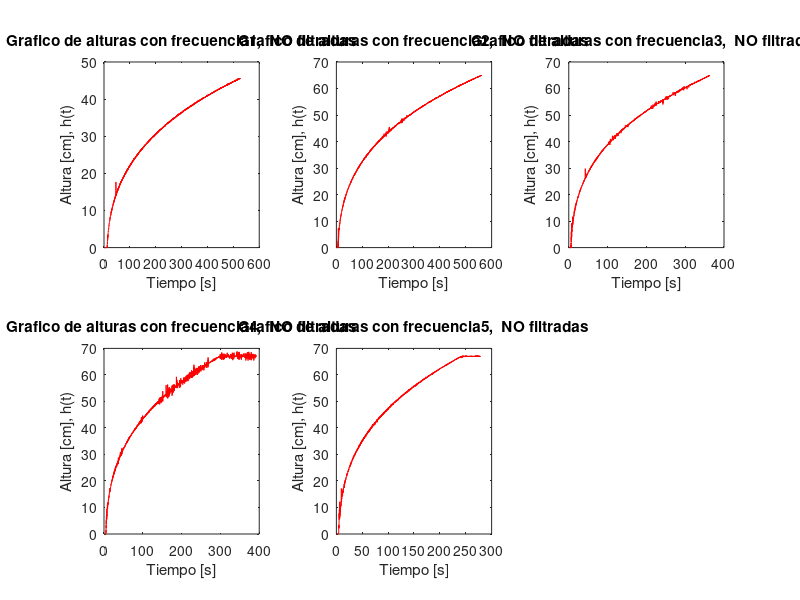

Write the MATLAB code that produced this figure. (Note: this script raises an error after producing the figure.)
close all;
clear
clc
load('datosExp1.mat');
%Constantes
H = 79.8;  %[cm]
R = 34.5;  %[cm]
Ts = 0.01;  %[s]
Fs = 1/Ts; %[Hz]
%------------------
frecuencias = (30:17.5:100)';
alturas1 = nivel1;
alturas2 = nivel2;
alturas3 = nivel3;
alturas4 = nivel4;
alturas5 = nivel5;
h_datas = struct('alturas1',alturas1,'alturas2',alturas2,'alturas3',alturas3,'alturas4',alturas4,'alturas5',alturas5);
limites = [[20 40];[30 60];[30 60];[30 60];[30 60]];

%grafico de valores no filtrados
figure('Name','alturas NO filtradas','NumberTitle','off');
for i=1:length(frecuencias)
    i_dato = strcat('alturas',int2str(i));
    subplot(2,3,i); plot(h_datas.(i_dato).time,h_datas.(i_dato).signals.values, 'r');
    %xlim([1.45 1.5])
    title(strcat('Grafico de alturas con frecuencia',int2str(i),',  NO filtradas'))
    xlabel('Tiempo [s]'); ylabel('Altura [cm], h(t)');
end

subMuestH = struct('signal',[],'time',[]);
h_datas_filtradas = struct('filt1',[],'filt2',[],'filt3',[],'filt4',[],'filt5',[]);
h_times = struct('t1',[],'t2',[],'t3',[],'t4',[],'t5',[]);

%figure('Name','alturas filtradas','NumberTitle','off');
for i=1:length(frecuencias)
    i_altura = strcat('alturas',int2str(i));
    i_time = strcat('t',int2str(i));
    i_filt = strcat('filt',int2str(i));

    %Graficos en tiempo y frecuencia de altura NO Filtrada
    [alturas_f, alturas_S] = Fourier(h_datas.(i_altura).signals.values, Fs);
    graficarEnTyF(h_datas.(i_altura).time, h_datas.(i_altura).signals.values, alturas_f, alturas_S,strcat(' alturas con fBomba[%]= ',int2str(frecuencias(i)))); % Grafico

    alturasFiltradas_t = filtroPasaBajos(h_datas.(i_altura).signals.values, Fs, [2], [20]);
    %Graficos en tiempo y frecuencia de altura NO Filtrada
    [alturasFiltradas_f, alturasFiltradas_S] = Fourier(alturasFiltradas_t, Fs);
    graficarEnTyF(h_datas.(i_altura).time, alturasFiltradas_t, alturasFiltradas_f, alturasFiltradas_S, strcat(' alturas Filtradas con fBomba[%]= ',int2str(frecuencias(i)))); % Grafico

    %[subMuestH.signal, subMuestH.time] = subMuest(h_datas.(i_altura), 1);
    subMuestH.signal = alturasFiltradas_t;
    subMuestH.time = h_datas.(i_altura).time;
    [auxH, auxT] = myFilt(subMuestH, limites(i,1), limites(i,2));
    h_datas_filtradas.(i_filt) = auxH;
    h_times.(i_time) = auxT;
end

figure('Name','alturas Recortadas','NumberTitle','off');
for i=1:length(frecuencias)
    i_filt = strcat('filt',int2str(i));
    subplot(2,3,i); plot(h_datas_filtradas.(i_filt), 'b');
    %xlim([1.45 1.5])
    title(strcat('Grafico de alturas con fBomba[%]= ',int2str(frecuencias(i)),',  Recortadas'))
    xlabel('Tiempo [s]'); ylabel('Altura [cm], h(t)');
end

volumenesMatrix = struct('v1',[],'v2',[],'v3',[],'v4',[],'v5',[]);

for i=1:length(frecuencias)
    i_filt = strcat('filt',int2str(i));
    i_volumen = strcat('v',int2str(i));
    i_time = strcat('t',int2str(i));
    %dh = [myDiff(h_datas_filtradas.(i_filt), 4)];
    dh = [diff(h_datas_filtradas.(i_filt))];
    dt = h_times.(i_time)(2)-h_times.(i_time)(1);
    %dt = Ts*10;
    dh_dt = dh./dt;
    dh_dt = [dh_dt dh_dt(length(dh_dt))];
    %dh_dt = abs(dh_dt);
    flujo_t = (pi*(R^2)/(H^2))*(h_datas_filtradas.(i_filt).^2).*dh_dt;
    volumenesMatrix.(i_volumen) = flujo_t;
    %Graficos en tiempo y frecuencia del flujo
    [flujo_f, flujo_S] = Fourier(flujo_t', Fs);
    graficarEnTyF(h_times.(i_time), flujo_t, flujo_f, flujo_S,strcat(' Flujos con fBomba[%]= ',int2str(frecuencias(i)))); % Grafico
end

for i=1:length(frecuencias)
    i_volumen = strcat('v',int2str(i));
    i_time = strcat('t',int2str(i));
    %Filtro pasa bajos
    %flujoFiltrado_t = filtroPasaBajos(volumenesMatrix.(i_volumen), Fs);
    %flujoFiltrado_t = filtroPasaBanda(volumenesMatrix.(i_volumen), Fs, [30 40], [10 45]);
    flujoFiltrado_t = filtroPasaBajos(volumenesMatrix.(i_volumen), Fs, [1], [10]);
    %Graficos en tiempo y frecuencia del flujo Filtrado
    [flujoFiltrado_f, flujoFiltrado_S] = Fourier(flujoFiltrado_t', Fs);
    graficarEnTyF(h_times.(i_time), flujoFiltrado_t, flujoFiltrado_f, flujoFiltrado_S,strcat(' Flujos Filtrados con fBomba[%]= ',int2str(frecuencias(i)))); % Grafico
    %FlujosProm(i) = mean(volumenesMatrix.(i_volumen));
    FlujosProm(i) = mean(flujoFiltrado_t);
    
    %subplot(2,3,i); plot(volumenesMatrix.(i_volumen), 'b');
    %%xlim([1.45 1.5])
    %title(strcat('Grafico de Flujos con frecuencia de bomaba constante de  ',int2str(frecuencias(i)),',%'))
    %xlabel('Tiempo [s]'); ylabel('Flujo [cm], [cm/s?], Fin(t)');
end

figure('Name','Flujos Promedio','NumberTitle','off');
plot(frecuencias,FlujosProm, 'bo-');
%xlim([1.45 1.5])
title('Grafico de Flujos Promedio para diferentes frecuencias de la bomba')
xlabel('Frecuencia de la bomba [%]'); ylabel('Flujo de Entrada [cm3/s?], Fin');

%volumnes_prom = mean(volumenes_matrix);